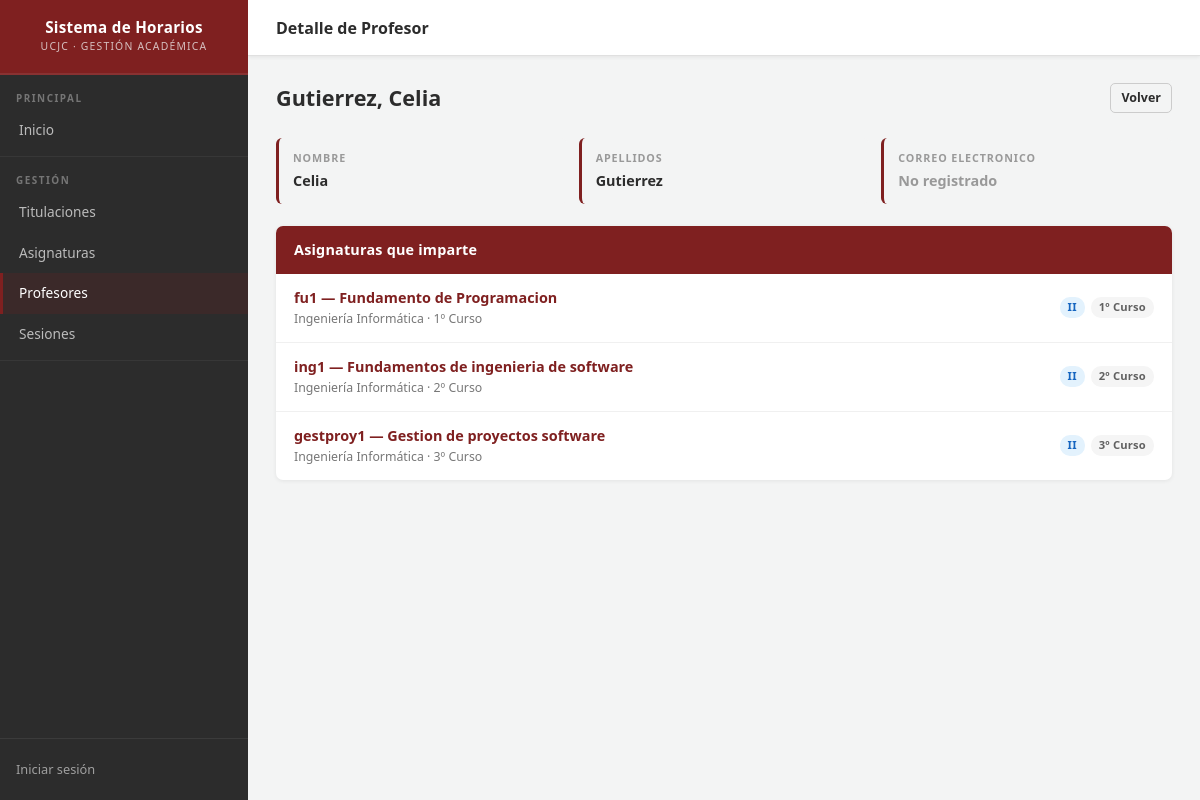
The page /horarios/profesor/3 on the database its author committed.
### horarios/models.py (models this page shows, shortened)
class Profesor(models.Model):
    nombre = models.CharField(max_length=100)
    apellidos = models.CharField(max_length=100)
    email = models.EmailField(blank=True, null=True)

class Asignatura(models.Model):
    CURSOS = [
        (1, '1º Curso'),
        (2, '2º Curso'),
        (3, '3º Curso'),
        (4, '4º Curso'),
        (5, '5º Curso'),
    ]
    nombre = models.CharField(max_length=200)
    codigo = models.CharField(max_length=20, unique=True)
    titulacion = models.ForeignKey(
        Titulacion,
        on_delete=models.PROTECT,
        related_name='asignaturas',
        verbose_name='Titulación',
    )
    curso = models.IntegerField(choices=CURSOS)
    es_electiva = models.BooleanField(
        default=False,
        verbose_name='Es electiva',
        help_text='Las asignaturas electivas pueden compartir franja horaria con otras electivas del mismo curso.',
    )
    profesor = models.ForeignKey(
        Profesor,
        on_delete=models.SET_NULL,
        null=True,
        blank=True,
        related_name='asignaturas',
    )
    sesiones = models.ManyToManyField(Sesion, blank=True)
    def get_absolute_url(self):
        return reverse('asignatura-detail', args=[str(self.id)])

class Titulacion(models.Model):
    codigo = models.CharField(max_length=10, unique=True, verbose_name='Código')
    nombre = models.CharField(max_length=200, verbose_name='Nombre')
    class Meta:
        ordering = ['nombre']
        verbose_name = 'Titulación'
        verbose_name_plural = 'Titulaciones'

### horarios/views.py (the view)
# urls.py: path('profesor/<int:pk>', views.ProfesorDetailView.as_view(), name='profesor-detail'),
class ProfesorDetailView(generic.DetailView):
    model = Profesor

### horarios/templates/horarios/profesor_detail.html (shortened to what this page needs)
{% extends "base_generic.html" %}
{% block page_title %}Detalle de Profesor{% endblock %}
{% block content %}
<div class="page-header">
  <h2>{{ profesor.apellidos }}, {{ profesor.nombre }}</h2>
  <div style="display: flex; gap: 8px;">
    <a href="{% url 'profesores' %}" class="btn btn-secondary btn-sm">Volver</a>
  </div>
</div>
<div class="detail-grid">
  <div class="detail-field">
    <div class="field-label">Nombre</div>
    <div class="field-value">{{ profesor.nombre }}</div>
  </div>
  <div class="detail-field">
    <div class="field-label">Apellidos</div>
    <div class="field-value">{{ profesor.apellidos }}</div>
  </div>
  <div class="detail-field">
    <div class="field-label">Correo electronico</div>
    <div class="field-value">
      {% if profesor.email %}
        <a href="mailto:{{ profesor.email }}">{{ profesor.email }}</a>
      {% else %}
        <span style="color: #999;">No registrado</span>
      {% endif %}
    </div>
  </div>
</div>
<div class="card">
  <div class="card-header">Asignaturas que imparte</div>
  {% if profesor.asignaturas.all %}
  <ul class="item-list">
    {% for asignatura in profesor.asignaturas.all %}
    <li>
      <div class="item-main">
        <div class="item-title">
          <a href="{{ asignatura.get_absolute_url }}">{{ asignatura.codigo }} — {{ asignatura.nombre }}</a>
        </div>
        <div class="item-subtitle">
          {{ asignatura.titulacion.nombre }} · {{ asignatura.get_curso_display }}
        </div>
      </div>
      <div style="display: flex; gap: 6px; align-items: center;">
        <span class="badge
          {% if asignatura.titulacion.codigo == 'II' %}badge-blue
          {% elif asignatura.titulacion.codigo == 'IR' %}badge-green
          {% elif asignatura.titulacion.codigo == 'IT' %}badge-orange
          {% elif asignatura.titulacion.codigo == 'DG' %}badge-purple
          {% else %}badge-gray{% endif %}">
          {{ asignatura.titulacion.codigo }}
        </span>
        <span class="badge badge-gray">{{ asignatura.get_curso_display }}</span>
      </div>
    </li>
    {% endfor %}
  </ul>
  {% else %}
  <div class="card-body">
    <div class="empty-state" style="padding: 20px;">
      <p style="color: #aaa;">Este profesor no tiene asignaturas asignadas.</p>
    </div>
  </div>
  {% endif %}
</div>
{% endblock %}

### static/css/style.css (style rules this page uses)
:root { --crimson: #7F2020; --crimson-dark: #5a1515; --crimson-light: #a33d3d; --crimson-hover: #6b1a1a; --off-white: #F3F4F4; --charcoal: #2C2C2C; --charcoal-light: #3f3f3f; --white: #ffffff; --border: #e0e0e0; --border-light: #f0f0f0; --text-muted: #777; --sidebar-width: 248px; --topbar-height: 56px; --radius: 7px; --shadow-sm: 0 1px 4px rgba(0,0,0,0.07); --shadow: 0 2px 10px rgba(0,0,0,0.09); }
*, *::before, *::after { box-sizing: border-box; margin: 0; padding: 0; }
html { scroll-behavior: smooth; }
body { font-family: 'Segoe UI', system-ui, -apple-system, BlinkMacSystemFont, sans-serif; background: var(--off-white); color: var(--charcoal); min-height: 100vh; font-size: 15px; line-height: 1.5; }
a { color: var(--crimson); text-decoration: none; }
ul, ol { padding-left: 1.2em; }
.page-header { display: flex; align-items: center; justify-content: space-between; margin-bottom: 24px; flex-wrap: wrap; gap: 12px; }
.page-header h2 { font-size: 1.35rem; font-weight: 700; color: var(--charcoal); }
.card { background: white; border-radius: var(--radius); box-shadow: var(--shadow-sm); overflow: hidden; margin-bottom: 8px; }
.card-header { background: var(--crimson); color: white; padding: 13px 18px; font-weight: 700; font-size: 0.9rem; display: flex; align-items: center; justify-content: space-between; letter-spacing: 0.2px; }
.btn { display: inline-flex; align-items: center; gap: 5px; padding: 8px 16px; border-radius: 5px; font-size: 0.85rem; font-weight: 600; cursor: pointer; border: none; text-decoration: none; transition: all 0.18s; line-height: 1.4; white-space: nowrap; }
.btn-secondary { background: var(--off-white); color: var(--charcoal); border: 1px solid #ccc; }
.btn-sm { padding: 5px 10px; font-size: 0.78rem; }
.item-list { list-style: none; padding: 0; }
.item-list li { display: flex; align-items: center; justify-content: space-between; padding: 13px 18px; border-bottom: 1px solid var(--border-light); gap: 12px; transition: background 0.12s; }
.item-list li:last-child { border-bottom: none; }
.item-main { flex: 1; min-width: 0; }
.item-title { font-weight: 600; color: var(--charcoal); font-size: 0.9rem; margin-bottom: 2px; overflow: hidden; text-overflow: ellipsis; white-space: nowrap; }
.item-subtitle { font-size: 0.77rem; color: var(--text-muted); overflow: hidden; text-overflow: ellipsis; white-space: nowrap; }
.badge { display: inline-block; padding: 2px 8px; border-radius: 10px; font-size: 0.7rem; font-weight: 700; letter-spacing: 0.2px; white-space: nowrap; }
.badge-blue { background: #e3f2fd; color: #1565c0; }
.badge-gray { background: #f5f5f5; color: #616161; }
.detail-grid { display: grid; grid-template-columns: repeat(auto-fit, minmax(200px, 1fr)); gap: 12px; margin-bottom: 22px; }
.detail-field { background: var(--off-white); border-radius: 6px; padding: 12px 14px; border-left: 3px solid var(--crimson); }
.detail-field .field-label { font-size: 0.67rem; text-transform: uppercase; letter-spacing: 0.9px; color: #999; margin-bottom: 4px; font-weight: 600; }
.detail-field .field-value { font-size: 0.9rem; font-weight: 700; color: var(--charcoal); }

### rows shown on the page
Profesor: apellidos "Gutierrez", nombre "Celia"
Asignatura: codigo "fu1", nombre "Fundamento de Programacion", titulacion.nombre "Ingeniería Informática", curso "1º Curso", titulacion.codigo "II"
Asignatura: codigo "ing1", nombre "Fundamentos de ingenieria de software", titulacion.nombre "Ingeniería Informática", curso "2º Curso", titulacion.codigo "II"
Asignatura: codigo "gestproy1", nombre "Gestion de proyectos software", titulacion.nombre "Ingeniería Informática", curso "3º Curso", titulacion.codigo "II"
